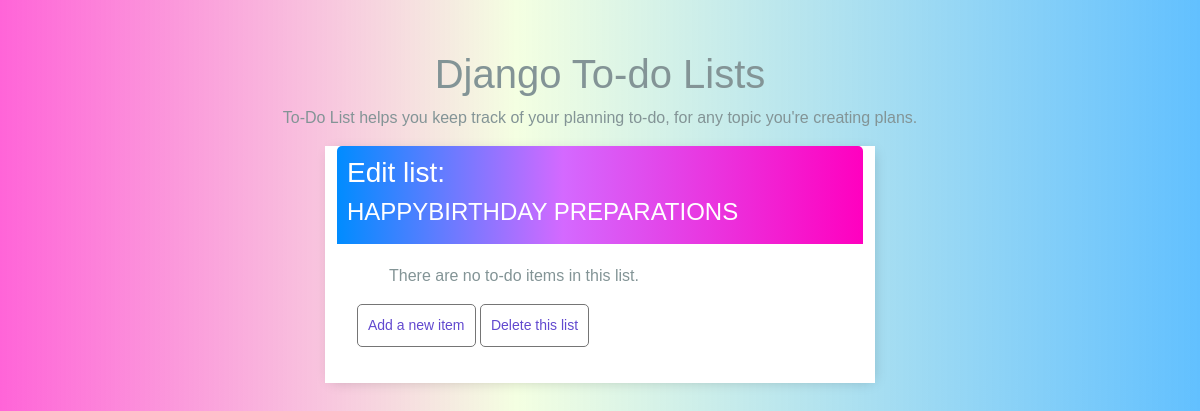
/list/1/, run on an earlier commit of the app's database.
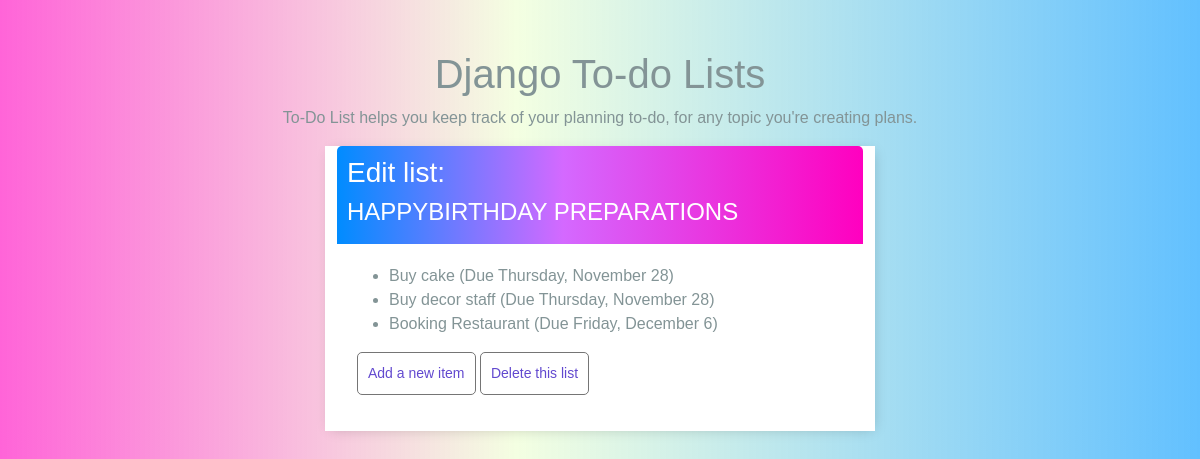
And on a later commit of the database.
### todo_app/models.py (models this page shows, shortened)
class ToDoList(models.Model):
    title = models.CharField(max_length=100, unique=True)
    user = models.ForeignKey(User, on_delete=models.CASCADE, null=False, blank=False)

class ToDoItem(models.Model):
    title = models.CharField(max_length=100)
    description = models.TextField(null=True, blank=True)
    created_date = models.DateTimeField(auto_now_add=True)
    due_date = models.DateTimeField(default=one_week_hence)
    completed = models.BooleanField(default=False)
    todo_list = models.ForeignKey(ToDoList, on_delete=models.CASCADE)
    class Meta:
        ordering = ["due_date"]

### todo_app/views.py (the view)
# urls.py: path("list/<int:list_id>/", views.ItemListView.as_view(), name="list"),
class ItemListView(ListView):
    model = ToDoItem
    template_name = "todo_app/todo_list.html"
    def get_queryset(self):
        return ToDoItem.objects.filter(todo_list_id=self.kwargs["list_id"])
    def get_context_data(self):
        context = super().get_context_data()
        context["todo_list"] = ToDoList.objects.get(id=self.kwargs["list_id"])
        return context

### todo_app/templates/todo_app/todo_list.html
{% extends "base.html" %}
{% block content %}
<div class="header-bar">
    <div>
        <h3>Edit list:</h3>
        <h4>{{ todo_list.title|upper}}</h4>
    </div>
</div>
<div class="card-body">
    <ul>
        {% for todo in object_list %}
        <li>
            <div>
                <div role="button" onclick="location.href='{% url 'todo_app:item-update' todo_list.id todo.id %}'">
                    {{ todo.title }}
                    (Due {{ todo.due_date| date:"l, F j" }})
                </div>
        </li>
        {% empty %}
        <p>There are no to-do items in this list.</p>
        {% endfor %}
    </ul>
    <p>
        <input class="button" value="Add a new item" type="button"
               onclick="location.href='{% url 'todo_app:item-add' todo_list.id %}'"/>
        <input class="button" value="Delete this list" type="button"
               onclick="location.href='{% url 'todo_app:list-delete' todo_list.id %}'"/>
    </p>
</div>
{% endblock %}

### todo_app/templates/base.html (shortened to what this page needs)
{% load crispy_forms_tags %}
<!doctype html>
<html lang="en">
<head>
    <link rel="stylesheet" type="text/css" href="https://bootswatch.com/5/solar/bootstrap.min.css">
</head>
<body>
<div class="container_h" style="text-align: center">
    <div>
        <h1 onclick="location.href='{% url 'todo_app:index' %}'">Django To-do Lists</h1>
        <p>To-Do List helps you keep track of your planning to-do,
            for any topic you're creating plans.</p>
    </div>
</div>
<div class="container">
    {% block content %}{% endblock %}
</div>
</body>
</html>

### todo_app/templates/base.html (style rules this page uses)
body { background: linear-gradient(90deg, #ff00bf9b 0%, #c6ff6932 43%, #0099ff9d 100%); font-family: 'Nunito', sans-serif; padding-top: 50px; }
.container { max-width: 550px; margin: auto; background-color: #fff; -webkit-box-shadow: 2px 2px 13px -4px rgba(0, 0, 0, 0.21); box-shadow: 2px 2px 13px -4px rgba(0, 0, 0, 0.21); }
.header-bar { display: flex; color: #fff; padding: 10px; border-radius: 5px 5px 0 0; background: linear-gradient(90deg, #008cff 0%, #d469ff 43%, #ff00bf 100%); }
h1, h2, h3, h4, h5, h6 { font-family: 'Raleway', sans-serif; }
::placeholder { font-weight: 300; opacity: 0.5; }
.button { border: 1px solid #757575; background-color: #FFF; color: #6249cf; padding: 10px; font-size: 14px; border-radius: 5px; cursor: pointer; }
.card-body { padding: 20px; }

What changed in the data, as far as the page shows it:
added ToDoItem: title "Buy cake", due_date "Thursday, November 28"
added ToDoItem: title "Buy decor staff", due_date "Thursday, November 28"
added ToDoItem: title "Booking Restaurant", due_date "Friday, December 6"
Also different on the page:
text no longer shown: "There are no to-do items in this list."
